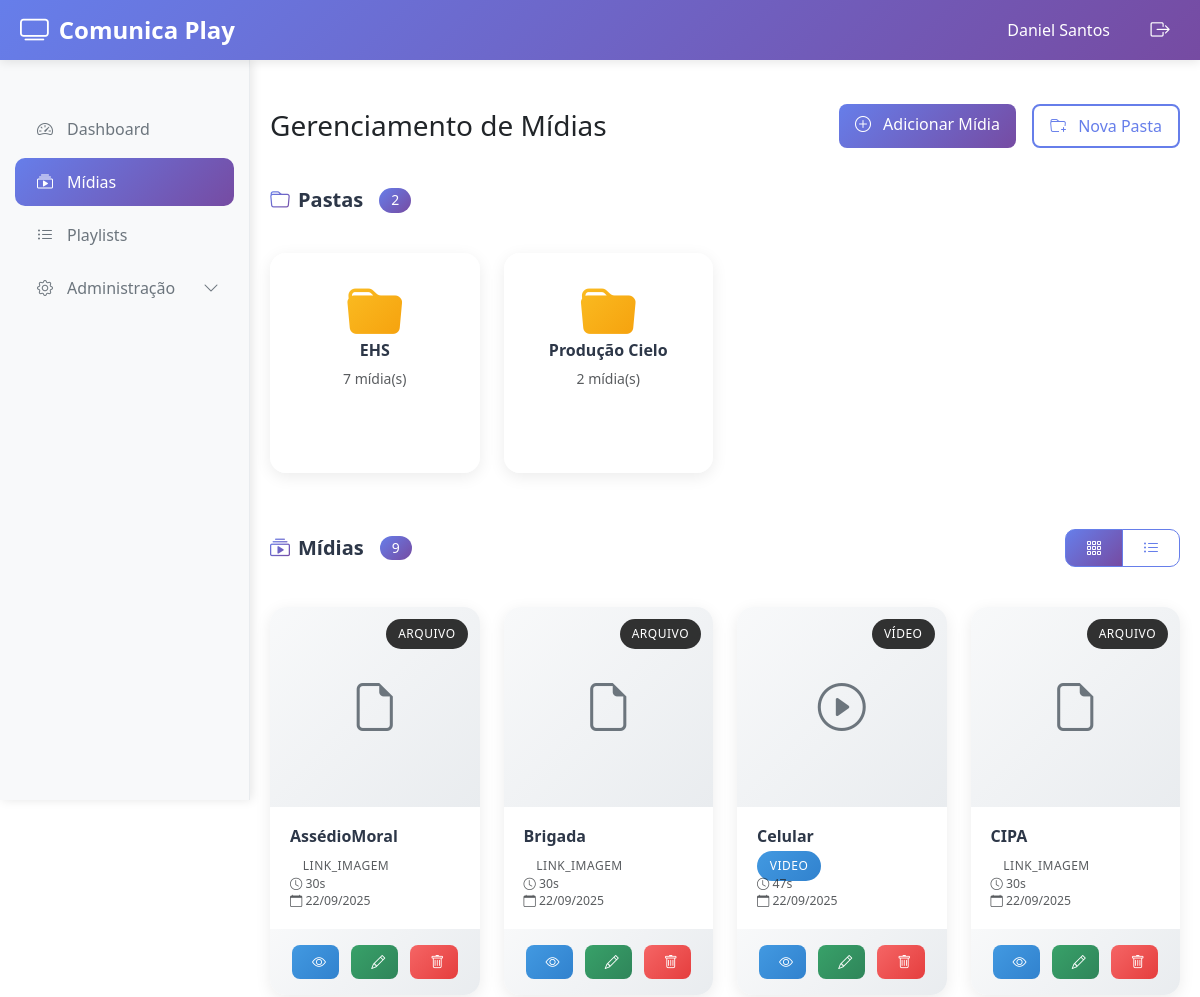
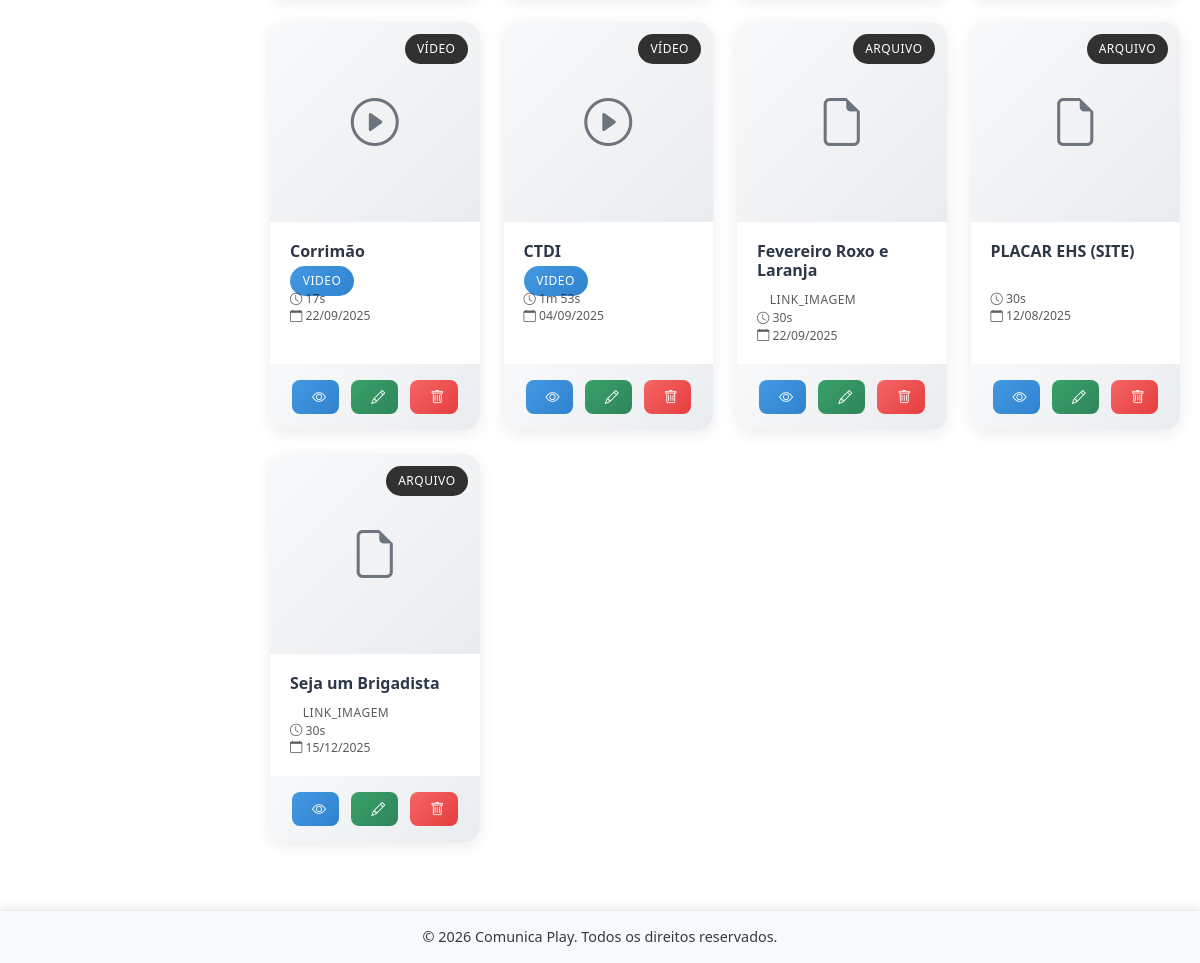
Screenshot of /public/midias.php (signed in) with the database file from the repository (2 pictures, top to bottom).
### tables this page shows
CREATE TABLE `pastas_midias` (
  `id` int(11) NOT NULL,
  `nome` varchar(100) NOT NULL,
  `descricao` text,
  `pasta_pai_id` int(11) DEFAULT NULL,
  `data_criacao` timestamp NOT NULL DEFAULT CURRENT_TIMESTAMP
);

CREATE TABLE `midias` (
  `id` int(11) NOT NULL,
  `nome` varchar(200) NOT NULL,
  `tipo` enum('video','imagem','youtube','link_imagem') NOT NULL,
  `caminho_arquivo` varchar(500) DEFAULT NULL,
  `url_externa` varchar(500) DEFAULT NULL,
  `miniatura` varchar(500) DEFAULT NULL,
  `duracao` int(11) DEFAULT '10',
  `tamanho_arquivo` bigint(20) DEFAULT NULL,
  `pasta_id` int(11) DEFAULT NULL,
  `usuario_criador_id` int(11) NOT NULL,
  `ativo` tinyint(1) DEFAULT '1',
  `data_criacao` timestamp NOT NULL DEFAULT CURRENT_TIMESTAMP
);

### controllers/MidiaController.php (called while the page is built, shortened)
<?php
require_once __DIR__ .
'/../models/Midia.php';
require_once __DIR__ .
'/../models/PastaMidia.php';
require_once __DIR__ .
'/../includes/session.php';
require_once __DIR__ .
'/../includes/functions.php';
class MidiaController {
    private $midiaModel;
    private $pastaModel;
    public function __construct() {
        $this->midiaModel = new Midia();
        $this->pastaModel = new PastaMidia();
    }
    public function getAll($pastaId = null, $page = 1, $limit = 20) {
        try {
            $userId = SessionManager::getUserId();
            $user = SessionManager::getUser();
            $offset = ($page - 1) * $limit;
            if ($user['tipo'] === 'administrador') {
                $midias = $this->midiaModel->getAll($pastaId, null, $limit, $offset);
            } else {
                $midias = $this->midiaModel->getAll($pastaId, $userId, $limit, $offset);
            }
            return [
                'success' => true,
                'midias' => $midias,
                'page' => $page,
                'limit' => $limit
            ];
        } catch (Exception $e) {
            error_log("Erro ao listar mídias: " . $e->getMessage());
            return [
                'success' => false,
                'message' => 'Erro ao carregar mídias.',
                'midias' => []
            ];
        }
    }
    public function getPastas($pastaPaiId = null) {
        try {
            $pastas = $this->pastaModel->getAll($pastaPaiId);
            return [
                'success' => true,
                'pastas' => $pastas
            ];
        } catch (Exception $e) {
            error_log("Erro ao listar pastas: " . $e->getMessage());
            return [
                'success' => false,
                'message' => 'Erro ao carregar pastas.',
                'pastas' => []
            ];
        }
    }
}
?>

### public/midias.php (called while the page is built, shortened)
<?php
require_once __DIR__ . '/../includes/session.php';
include __DIR__ . '/../views/midias.php';
?>

### models/Database.php (called while the page is built, shortened)
<?php
class Database {
    private static $instance = null;
    private $pdo;
    private function __construct() {
        $config = [
            'host' => 'localhost',
            'database' => 'dani7103_comunicaplay',
            'username' => 'dani7103_comunicaplay',
            'password' => 'nova@2025',
            'charset' => 'utf8mb4'
        ];
        $dsn = "mysql:host={$config['host']};dbname={$config['database']};charset={$config['charset']}";
        $options = [
            PDO::ATTR_ERRMODE            => PDO::ERRMODE_EXCEPTION,
            PDO::ATTR_DEFAULT_FETCH_MODE => PDO::FETCH_ASSOC,
            PDO::ATTR_EMULATE_PREPARES   => false,
            1002 => "SET NAMES {$config['charset']}"
        ];
        try {
            $this->pdo = new PDO($dsn, $config['username'], $config['password'], $options);
        } catch (PDOException $e) {
            error_log("Erro de conexão com banco: " . $e->getMessage());
            throw new Exception("Erro de conexão com banco de dados");
        }
    }
    public static function getInstance() {
        if (self::$instance === null) {
            self::$instance = new self();
        }
        return self::$instance;
    }
    public function getConnection() {
        return $this->pdo;
    }
}

### models/PastaMidia.php (called while the page is built, shortened)
<?php
require_once __DIR__ .
'/Database.php'
;
class PastaMidia {
    private $db;
    public function __construct() {
        $this->db = Database::getInstance();
    }
    public function getAll($pastaPaiId = null) {
        try {
            $sql = "SELECT p.*,
                           COUNT(m.id) as total_midias,
                           (SELECT COUNT(*) FROM pastas_midias WHERE pasta_pai_id = p.id) as total_subpastas
                    FROM pastas_midias p
                    LEFT JOIN midias m ON p.id = m.pasta_id AND m.ativo = 1
                    WHERE 1=1";
            $params = [];
            if ($pastaPaiId === null) {
                $sql .= " AND p.pasta_pai_id IS NULL";
            } else {
                $sql .= " AND p.pasta_pai_id = ?";
                $params[] = $pastaPaiId;
            }
            $sql .= " GROUP BY p.id ORDER BY p.nome";
            $stmt = $this->db->getConnection()->prepare($sql);
            $stmt->execute($params);
            $pastas = $stmt->fetchAll(PDO::FETCH_ASSOC);
            return $pastas;
        } catch (Exception $e) {
            error_log("Erro ao listar pastas: " . $e->getMessage());
            return [];
        }
    }
}
?>

### includes/functions.php (called while the page is built, shortened)
<?php
function sanitize($string) {
    return htmlspecialchars($string, ENT_QUOTES, 'UTF-8');
}
function formatDuration($seconds) {
    if ($seconds < 60) {
        return $seconds . 's';
    } elseif ($seconds < 3600) {
        $minutes = floor($seconds / 60);
        $remainingSeconds = $seconds % 60;
        return $minutes . 'm' . ($remainingSeconds > 0 ? ' ' . $remainingSeconds . 's' : '');
    } else {
        $hours = floor($seconds / 3600);
        $minutes = floor(($seconds % 3600) / 60);
        $remainingSeconds = $seconds % 60;
        return $hours . 'h' . ($minutes > 0 ? ' ' . $minutes . 'm' : '') . ($remainingSeconds > 0 ? ' ' . $remainingSeconds . 's' : '');
    }
}
?>

### includes/session.php (called while the page is built, shortened)
<?php
class SessionManager {
    public static function start() {
        return true;
    }
    public static function isLoggedIn() {
        return isset($_SESSION['logged_in']) && $_SESSION['logged_in'] === true;
    }
    public static function getUser() {
        return [
            'id' => $_SESSION['user_id'],
            'nome' => $_SESSION['user_nome'],
            'email' => $_SESSION['user_email'],
            'tipo' => $_SESSION['user_tipo']
        ];
    }
    public static function getUserId() {
        return self::isLoggedIn() ? $_SESSION['user_id'] : null;
    }
}

### models/Midia.php (called while the page is built, shortened)
<?php
require_once __DIR__ . '/Database.php';
require_once __DIR__ . '/../includes/functions.php';
class Midia {
    private $db;
    public function __construct() {
        $this->db = Database::getInstance();
    }
    public function getAll($pastaId = null, $userId = null, $limit = null, $offset = 0) {
        try {
            $sql = "SELECT m.*, p.nome as pasta_nome, u.nome as criador_nome
                    FROM midias m
                    LEFT JOIN pastas_midias p ON m.pasta_id = p.id
                    LEFT JOIN usuarios u ON m.usuario_criador_id = u.id
                    WHERE m.ativo = 1";
            $params = [];
            $sql .= " ORDER BY m.nome";
            if ($limit) {
                $sql .= " LIMIT ? OFFSET ?";
                $params[] = $limit;
                $params[] = $offset;
            }
            $stmt = $this->db->getConnection()->prepare($sql);
            if (!empty($params)) {
                $stmt->execute($params);
            } else {
                $stmt->execute();
            }
            $midias = [];
            while ($row = $stmt->fetch(PDO::FETCH_ASSOC)) {
                $midias[] = $row;
            }
            return $midias;
        } catch (Exception $e) {
            error_log("Erro ao listar mídias: " . $e->getMessage());
            return [];
        }
    }
}
?>

### views/midias.php (the view, shortened to what this page needs)
<?php
require_once __DIR__ . '/../controllers/MidiaController.php';
require_once __DIR__ . '/../includes/functions.php';
$midiaController = new MidiaController();
$pastaId = $_GET['pasta'] ?? null;
$page = (int)($_GET['page'] ?? 1);
$limit = 12;
$result = $midiaController->getAll($pastaId, $page, $limit);
$midias = $result['midias'] ?? [];
$pastasResult = $midiaController->getPastas($pastaId);
$pastas = $pastasResult['pastas'] ?? [];
$pageActions = '
    <div class="d-flex gap-3">
        <a href="midia_adicionar.php" class="modern-btn modern-btn-primary text-decoration-none">
            <i class="bi bi-plus-circle me-2"></i>
            Adicionar Mídia
        </a>
        <button type="button" class="modern-btn modern-btn-outline" data-bs-toggle="modal" data-bs-target="#modalNovaPasta">
            <i class="bi bi-folder-plus me-2"></i>
            Nova Pasta
        </button>
    </div>
';
?>
<div class="fade-in">
    <?php if (!empty($pastas)): ?>
        <div class="row mb-4">
            <div class="col-12">
                <div class="section-header">
                    <h5 class="section-title">
                        <i class="bi bi-folder"></i>
                        Pastas
                        <span class="section-badge"><?= count($pastas) ?></span>
                    </h5>
                </div>
                <div class="row">
                    <?php foreach ($pastas as $pasta): ?>
                        <div class="col-lg-3 col-md-4 col-sm-6 mb-3">
                            <div class="card folder-card h-100" onclick="window.location.href='midias.php?pasta=<?= $pasta['id'] ?>'">
                                <div class="card-body">
                                    <i class="bi bi-folder-fill"></i>
                                    <h6 class="card-title"><?= sanitize($pasta['nome']) ?></h6>
                                    <small class="text-muted">
                                        <?= $pasta['total_midias'] ?> mídia(s)
                                    </small>
                                </div>
                            </div>
                        </div>
                    <?php endforeach; ?>
                </div>
            </div>
        </div>
    <?php endif; ?>
    <div class="row mb-4">
        <div class="col-12">
            <div class="section-header">
                <h5 class="section-title">
                    <i class="bi bi-collection-play"></i>
                    Mídias
                    <span class="section-badge"><?= count($midias) ?></span>
                </h5>
                <div class="btn-group" role="group" aria-label="Opções de Visualização">
                    <button type="button" class="btn btn-outline-primary" id="btn-view-grid" title="Visualização em Grade">
                        <i class="bi bi-grid-3x3-gap"></i>
                    </button>
                    <button type="button" class="btn btn-outline-primary" id="btn-view-list" title="Visualização em Lista">
                        <i class="bi bi-list-ul"></i>
                    </button>
                </div>
            </div>
            <?php if (empty($midias)): ?>
                <div class="modern-empty-state">
                    <i class="bi bi-collection-play" style="font-size: 4rem; margin-bottom: 1rem;"></i>
                    <h4>Nenhuma mídia encontrada</h4>
                    <p class="text-muted">Adicione sua primeira mídia para começar.</p>
                    <a href="midia_adicionar.php" class="modern-btn modern-btn-primary">
                        <i class="bi bi-plus-circle me-2"></i>
                        Adicionar Mídia
                    </a>
                </div>
            <?php else: ?>
                <div id="grid-view" class="row">
                    <?php foreach ($midias as $midia): ?>
                        <div class="col-lg-3 col-md-4 col-sm-6 mb-4">
                            <div class="card media-card h-100">
                                <div class="media-thumbnail-container">
                                    <?php if ($midia['tipo'] === 'youtube'): ?>
                                        <div class="media-placeholder youtube">
                                            <i class="bi bi-youtube"></i>
                                        </div>
                                        <div class="media-type-badge youtube">YouTube</div>
                                    <?php elseif ($midia['tipo'] === 'video'): ?>
                                        <div class="media-placeholder">
                                            <i class="bi bi-play-circle"></i>
                                        </div>
                                        <div class="media-type-badge">Vídeo</div>
                                    <?php else: ?>
                                        <div class="media-placeholder">
                                            <i class="bi bi-file-earmark"></i>
                                        </div>
                                        <div class="media-type-badge">Arquivo</div>
                                    <?php endif; ?>
                                </div>
                                <div class="card-body">
                                    <h6 class="card-title"><?= sanitize($midia['nome']) ?></h6>
                                    <div class="media-meta">
                                        <small class="text-muted">
                                            <span class="type-badge <?= strtolower($midia['tipo']) ?>">
                                                <?= ucfirst($midia['tipo']) ?>
                                            </span>
                                        </small>
                                        <?php if (!empty($midia['duracao'])): ?>
                                            <br><small class="text-muted">
                                                <i class="bi bi-clock"></i> <?= formatDuration($midia['duracao']) ?>
                                            </small>
                                        <?php endif; ?>
                                        <br><small class="text-muted">
                                            <i class="bi bi-calendar"></i> <?= date('d/m/Y', strtotime($midia['data_criacao'])) ?>
                                        </small>
                                    </div>
                                </div>
                                <div class="card-footer">
                                    <div class="modern-btn-group d-flex justify-content-center gap-2">
                                        <button class="btn btn-sm btn-view action-btn" onclick="visualizarMidia(<?= $midia['id'] ?>)" title="Visualizar">
                                            <i class="bi bi-eye"></i>
                                        </button>
                                        <button class="btn btn-sm btn-edit action-btn" onclick="editarMidia(<?= $midia['id'] ?>)" title="Editar">
                                            <i class="bi bi-pencil"></i>
                                        </button>
                                        <button class="btn btn-sm btn-delete action-btn" onclick="excluirMidia(<?= $midia['id'] ?>, '<?= addslashes($midia['nome']) ?>')" title="Excluir">
                                            <i class="bi bi-trash"></i>
                                        </button>
                                    </div>
                                </div>
                            </div>
                        </div>
                    <?php endforeach; ?>
                </div>
            <?php endif; ?>
        </div>
    </div>
</div>
<?php
require_once __DIR__ . '/template.php';
?>

### rows the page displays
pastas_midias: nome "EHS", total_midias "7"
pastas_midias: nome "Produção Cielo", total_midias "2"
midias: shows "ARQUIVO", nome "AssédioMoral", tipo "LINK_IMAGEM", duracao "30s", data_criacao "22/09/2025"
midias: shows "ARQUIVO", nome "Brigada", tipo "LINK_IMAGEM", duracao "30s", data_criacao "22/09/2025"
midias: shows "VÍDEO", nome "Celular", tipo "VIDEO", duracao "47s", data_criacao "22/09/2025"
midias: shows "ARQUIVO", nome "CIPA", tipo "LINK_IMAGEM", duracao "30s", data_criacao "22/09/2025"
midias: shows "VÍDEO", nome "Corrimão", tipo "VIDEO", duracao "17s", data_criacao "22/09/2025"
midias: shows "VÍDEO", nome "CTDI", tipo "VIDEO", duracao "1m 53s", data_criacao "04/09/2025"
midias: shows "ARQUIVO", nome "Fevereiro Roxo e Laranja", tipo "LINK_IMAGEM", duracao "30s", data_criacao "22/09/2025"
midias: tipo "ARQUIVO", nome "PLACAR EHS (SITE)", duracao "30s", data_criacao "12/08/2025"
midias: shows "ARQUIVO", nome "Seja um Brigadista", tipo "LINK_IMAGEM", duracao "30s", data_criacao "15/12/2025"

### other values shown
$user["nome"] "Daniel Santos"
$pageTitle "Gerenciamento de Mídias"
count($pastas) "2"
count($midias) "9"
